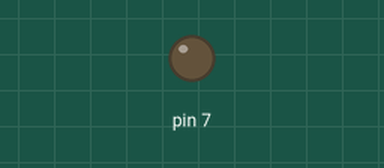
A sketch run on a simulated Arduino Uno, built with avr-gcc and run on an emulated ATmega328P. On the bench: output pins drawn as LEDs (lit = HIGH).

Above: at 0.5 s.
At 24.0 s:
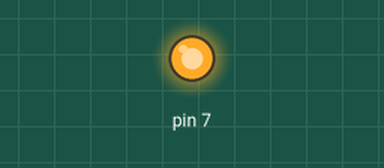
Timing chart, 0 to 26.0 s (numbered marks = the images above):
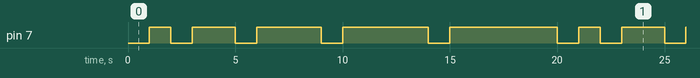

Measured:
- by itself, pin 7: repeats every 20.0 s: LOW 1.0 s, HIGH 2.0 s, LOW 1.0 s, HIGH 3.0 s, LOW 1.0 s, HIGH 4.0 s, LOW 1.0 s, HIGH 5.0 s, LOW 1.0 s, HIGH 1.0 s
- by itself, everything shown: repeats every 20.0 s, in 10 steps

The sketch:

ledexample.ino
```cpp
unsigned int counterStart = 49911; // For ~1 second with prescaler 256

volatile int zaehler = 1;          // counter/state machine
volatile int sekundenZaehler = 0;  // second counter


void setup() {
  Serial.begin(9600);
  DDRD = 0b10000000; // pinMode for the LED (PD7 as output)

  TCCR1A = 0;
  TCCR1B = 0b00000101; // 16000000 / 256 = 62500 Hz => start value (see above)
  TIMSK1 = 0b00000001; // enable Timer1 overflow interrupt
  TCNT1 = counterStart; // preload counter for 1-second timing
}

ISR(TIMER1_OVF_vect) {
  sekundenZaehler += 1;

  switch (zaehler) {
    case 1:
      PORTD |= 0b10000000; // LED ON
      if (sekundenZaehler >= 1) {
        zaehler++;
        sekundenZaehler = 0;
      }
      break;

    case 2:
      PORTD &= ~0b10000000; // LED OFF
      if (sekundenZaehler >= 1) {
        zaehler++;
        sekundenZaehler = 0;
      }
      break;

    case 3:
      PORTD |= 0b10000000; // LED ON
      if (sekundenZaehler >= 2) {
        zaehler++;
        sekundenZaehler = 0;
      }
      break;

    case 4:
      PORTD &= ~0b10000000; // LED OFF
      if (sekundenZaehler >= 1) {
        zaehler++;
        sekundenZaehler = 0;
      }
      break;

    case 5:
      PORTD |= 0b10000000; // LED ON
      if (sekundenZaehler >= 3) {
        zaehler++;
        sekundenZaehler = 0;
      }
      break;

    case 6:
      PORTD &= ~0b10000000; // LED OFF
      if (sekundenZaehler >= 1) {
        zaehler++;
        sekundenZaehler = 0;
      }
      break;

    case 7:
      PORTD |= 0b10000000; // LED ON
      if (sekundenZaehler >= 4) {
        zaehler++;
        sekundenZaehler = 0;
      }
      break;

    case 8:
      PORTD &= ~0b10000000; // LED OFF
      if (sekundenZaehler >= 1) {
        zaehler++;
        sekundenZaehler = 0;
      }
      break;

    case 9:
      PORTD |= 0b10000000; // LED ON
      if (sekundenZaehler >= 5) {
        zaehler++;
        sekundenZaehler = 0;
      }
      break;

    case 10:
      PORTD &= ~0b10000000; // LED OFF
      if (sekundenZaehler >= 1) {
        zaehler = 1; // restart sequence
        sekundenZaehler = 0;
      }
      break;
  }

  TCNT1 = counterStart; // reset timer for next cycle
}

void loop() {
  // Nothing here — all logic handled by timer interrupt
}
```
